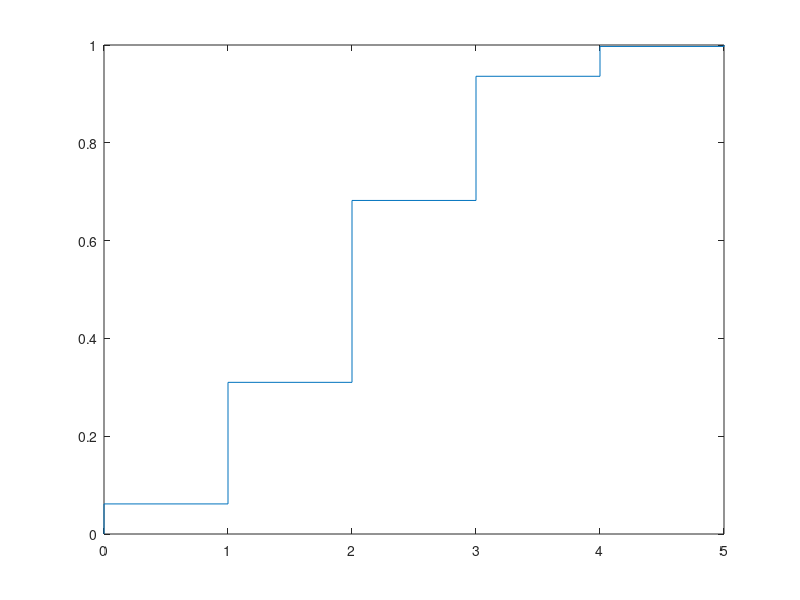

This chart was generated by the following MATLAB code:
% Ex3 %


% 3a

x = [0 1 2 3 4];

px = [];

N= 1e5; %nu´mero de experieˆncias
p = 0.5; %probabilidade de cara
k = 0; %nu´mero de caras
n = 4; %nu´mero de lanc¸amentos
while k <5
lancamentos = rand(n,N) > p;
sucessos= sum(lancamentos)==k;
probSimulacao= sum(sucessos)/N;

px(k+1) = probSimulacao;

k= k+1;

end

fx = cumsum(px);


figure(2)
stairs([0 x 5],[0 fx 1]);


%%%%%%%% 3(b)%%%%%%%
%%%%%%%%%%%%%%%%%%%%


media = sum(x.^px);
aux = (x - media).^ 2;
variancia = sum (aux .^ px);
dp = sqrt(variancia);

%%%%%% 3 (d) %%%%%
%%%%%%%%%%%%%%%%%%


%prob de sair 0
p = 0.5;
n = 4;
f3 = zeros(1,5);
k =0;
f3(1) = nchoosek(n,k)*p^k*(1-p)^(n-k);
for k = 1:4
    f3(k+1) = nchoosek(n,k)*p^k*(1-p)^(n-k) + f3(k) ;
end


%%%%%%%%%%%%%%
%%%%%% 3 (e)%%
%%%%%%%%%%%%%%
media = sum(x.*f3);
aux = (x-media).^2;
variancia = sum(aux.*f3);
fprintf("exx 3 (e) media: %f\n variancia: %f\n", media, variancia);



%%%%%%%%%%%%%%
%%%%%% 3 (f)%%
%%%%%%%%%%%%%%

%i)
fprintf("Prob exx 3 (f) i) %f\n", 1 -f3(2));

%ii)
fprintf("Prob exx 3 (f) ii) %f\n", f3(2));

%iii)
fprintf("Prob exx 3 (f) iii) %f\n", (f3(4) - f3(1)));